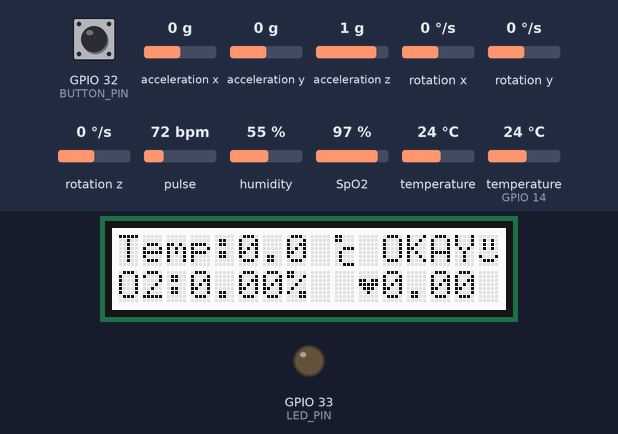
This sketch was run on a simulated ESP32. On the bench: 16×2 character LCD, output pins drawn as LEDs (lit = HIGH). The inputs (shaded band) are chosen by the test bench; at power-on: GPIO 32 (BUTTON_PIN) LOW, acceleration z 1 g, temperature (sensor on GPIO 14) 24 °C, pulse 72 bpm, acceleration x 0 g, acceleration y 0 g, rotation x 0 °/s, rotation y 0 °/s, rotation z 0 °/s, humidity 55 %, SpO2 97 %, temperature 24 °C. WiFi joins after 1.5 s; servers stay silent unless stated; what the sketch prints to the serial monitor is not drawn.

Above: at 4.7 s.
4.8 s: GPIO 32 (BUTTON_PIN) pulled HIGH for 0.15 s
At 5.6 s:
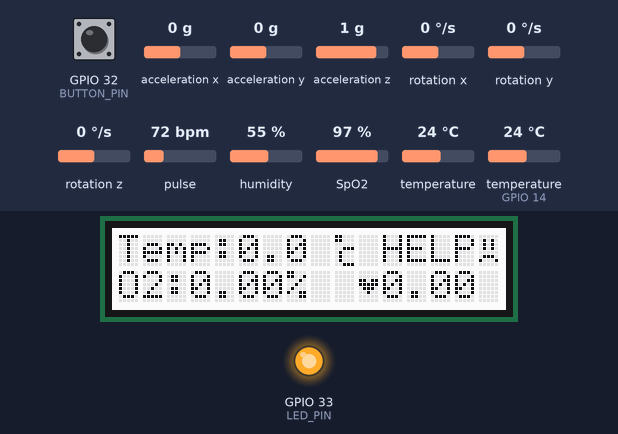
7.4 s: acceleration z set to 0.2 g
18.3 s: acceleration z set to -0.1 g
At 18.8 s:
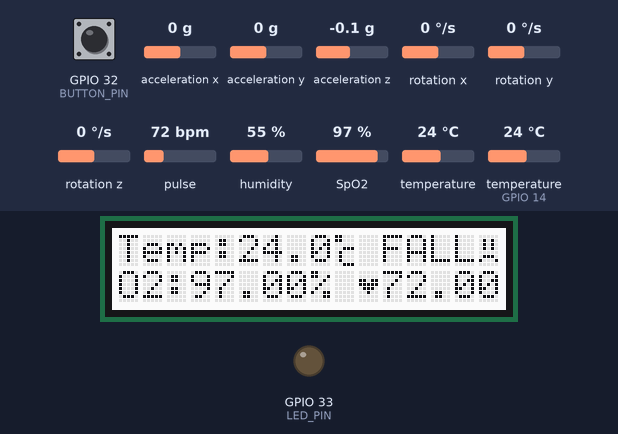
19.8 s: GPIO 32 (BUTTON_PIN) pulled HIGH for 1 s
At 22.6 s:
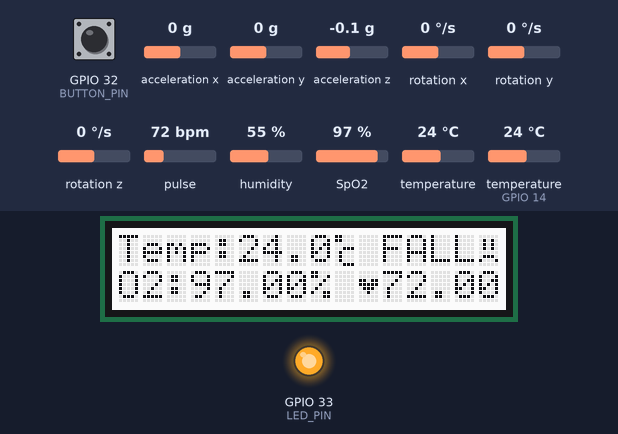
24.3 s: temperature (sensor on GPIO 14) set to 12 °C
At 26.3 s:
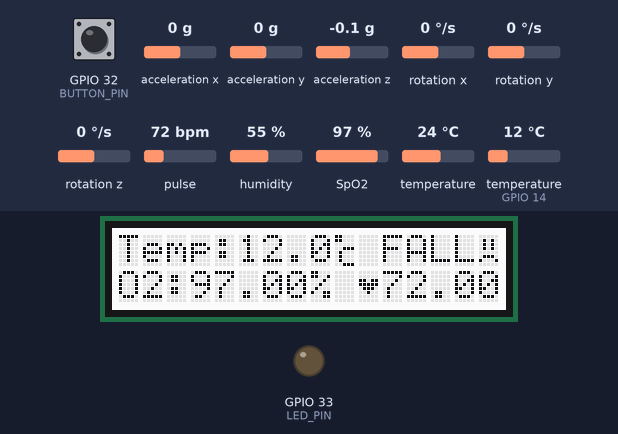
27.5 s: pulse set to 42 bpm
At 29.6 s:
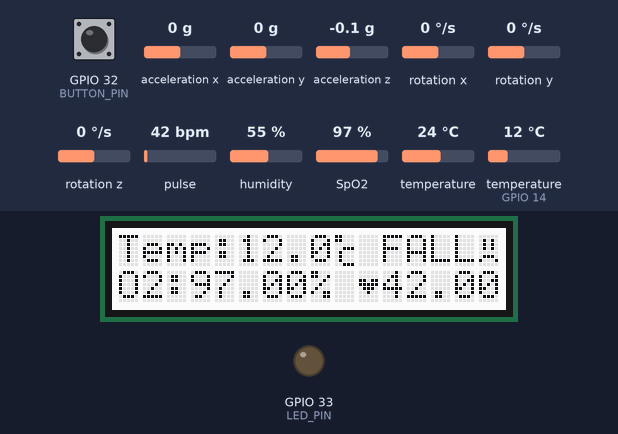
Timing chart, 0 to 30.6 s (numbered marks = the images above; inputs shaded):
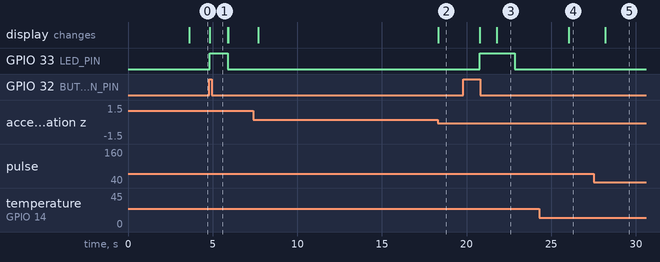

Measured:
- the behaviour switches between 0.1 and 0 g on acceleration z (found by bisection; images 1 and 2)
- after the input at 4.8 s, GPIO 33 (LED_PIN): LOW → HIGH at once, → LOW 1.1 s later; the display: changes at once (image 1)
- after the input at 18.3 s, the display: changes at once (image 2)
- after the input at 19.8 s, GPIO 33 (LED_PIN): LOW → HIGH after 0.97 s, → LOW 2.1 s later; the display: first changes after 0.97 s (image 3 shows a later state)
- after the input at 24.3 s, the display: changes after 1.8 s (image 4)
- after the input at 27.5 s, the display: changes after 0.70 s (image 5)

The sketch:

NoMessages.ino
```cpp
#include <Arduino.h>
#include "DHT_Async.h"
#include <Wire.h>
#include "MAX30100_PulseOximeter.h"
#include <WiFi.h>
#include <WiFiClient.h>
#include <WebServer.h>
#include <ESPmDNS.h>
#include "homepage.h"

#include <Adafruit_MPU6050.h>
#include <Adafruit_Sensor.h>

#include "rgb_lcd.h"
#include "secrets.h"
#include "ThingSpeak.h"                       // always include thingspeak header file after other header files and custom macros
#define REPORTING_PERIOD_MS_THINGSPEAK 20000  // report to ThingSpeak every 20s
rgb_lcd lcd;
Adafruit_MPU6050 mpu;

const char* ssid = "B535_B23D";        //B535_B23D
const char* password = "TgdN3d4BGYb";  //TgdN3d4BGYb
int keyIndex = 0;                      // your network key Index number (needed only for WEP)

uint32_t tsLastReportThingSpeak = 0;  //4 byte unsigned int to to time ThingSpeak 20s
WiFiClient client;

unsigned long myChannelNumber = 2412150;
const char* myWriteAPIKey = "TPCO2IHJINGH3880";

String myStatus = "";

WebServer server(80);

/* Uncomment according to your sensortype. */
#define DHT_SENSOR_TYPE DHT_TYPE_11
//#define DHT_SENSOR_TYPE DHT_TYPE_21
//#define DHT_SENSOR_TYPE DHT_TYPE_22

static const int DHT_SENSOR_PIN = 14;
DHT_Async dht_sensor(DHT_SENSOR_PIN, DHT_SENSOR_TYPE);

#define REPORTING_PERIOD_MS 1000
float temperature;
float humidity;
float beat;
float O2;
// PulseOximeter is the higher level interface to the sensor
// it offers:
//  * beat detection reporting
//  * heart rate calculation
//  * SpO2 (oxidation level) calculation
PulseOximeter pox;

const int BUTTON_PIN = 32;
const int LED_PIN = 33;

int buttonState = 0;
bool ledState = LOW;

byte heart[] = {
  B00000,
  B00000,
  B11011,
  B11111,
  B01110,
  B00100,
  B00000,
  B00000
};
byte degree[] = {
  B11000,
  B11000,
  B00000,
  B00111,
  B01000,
  B01000,
  B01000,
  B00111
};
byte happy[] = {
  B00000,
  B01010,
  B01010,
  B01010,
  B00000,
  B10001,
  B01110,
  B00000
};
byte sad[] = {
  B00000,
  B01010,
  B01010,
  B01010,
  B00000,
  B01110,
  B10001,
  B00000
};

uint32_t tsLastReport = 0;

String getAlert() {

  buttonState = digitalRead(BUTTON_PIN);

  if (buttonState == HIGH) {
    return String("PRESSED!");
  } else {
    return String("not pressed");
  }
}

String fallDetection() {
  sensors_event_t a, g, temp;
  mpu.getEvent(&a, &g, &temp);
  if (a.acceleration.z < 0.6 && g.gyro.z < 45) {
    return String("FALL DETECTED!");
  } else {
    return String("NO FALL DETECTED");
  }
}

void handleRoot() {

  String message = homePagePart1 + temperature + homePagePart2 + humidity + homePagePart3a + beat + homePagePart3 + O2 + homePagePart4 + getAlert() + homePagePart5 + fallDetection() + homePagePart6; /*+ s + homePagePart6; */


  server.send(200, "text/html", message);
}
void handleNotFound() {

  String message = "File Not Found\n\n";
  message += "URI: ";
  message += server.uri();
  message += "\nMethod: ";
  message += (server.method() == HTTP_GET) ? "GET" : "POST";
  message += "\nArguments: ";
  message += server.args();
  message += "\n";
  for (uint8_t i = 0; i < server.args(); i++) {
    message += " " + server.argName(i) + ": " + server.arg(i) + "\n";
  }
  server.send(404, "text/plain", message);
}
// Callback (registered below) fired when a pulse is detected
void onBeatDetected() {
  Serial.println("Beat!");
}

void setup() {
  Serial.begin(115200);

  pinMode(BUTTON_PIN, INPUT);
  pinMode(LED_PIN, OUTPUT);
  buttonState = digitalRead(BUTTON_PIN);

  lcd.begin(16, 2);
  lcd.clear();
  WiFi.mode(WIFI_STA);
  ThingSpeak.begin(client);  // Initialize ThingSpeak


  delay(2000);
  WiFi.mode(WIFI_STA);
  WiFi.begin(ssid, password);
  Serial.println("");

  // Wait for connection
  while (WiFi.status() != WL_CONNECTED) {
    delay(500);
    Serial.print(".");
  }
  Serial.println("");
  Serial.print("Connected to ");
  Serial.println(ssid);
  Serial.print("IP address: ");
  Serial.println(WiFi.localIP());

  if (MDNS.begin("esp32")) {
    Serial.println("MDNS responder started");
  }
  server.on("/", handleRoot);
  server.on("/inline", []() {
    server.send(200, "text/plain", "this works as well");
  });
  server.onNotFound(handleNotFound);

  server.begin();
  Serial.println("HTTP server started");

  // The default current for the IR LED is 50mA and it could be changed
  //   by uncommenting the following line. Check MAX30100_Registers.h for all the
  //   available options.
  // pox.setIRLedCurrent(MAX30100_LED_CURR_7_6MA);

  // Register a callback for the beat detection
  Serial.print("Initializing pulse oximeter..");

  // Initialize the PulseOximeter instance
  // Failures are generally due to an improper I2C wiring, missing power supply
  // or wrong target chip
  if (!pox.begin()) {
    Serial.println("FAILED");
    for (;;)
      ;
  } else {
    Serial.println("SUCCESS");
  }
  pox.setOnBeatDetectedCallback(onBeatDetected);
  /* pox.update();

  // Asynchronously dump heart rate and oxidation levels to the serial
  // For both, a value of 0 means "invalid"
  if (millis() - tsLastReport > REPORTING_PERIOD_MS) {
    Serial.print("Heart rate:");
    beat = pox.getHeartRate();
    Serial.print(beat);
    Serial.print("bpm / SpO2:");
    Serial.print(pox.getSpO2());
    Serial.println("%");

    tsLastReport = millis();
  }

  /* Measure temperature and humidity.  If the functions returns
       true, then a measurement is available.
  if (measure_environment(&temperature, &humidity)) {
    Serial.print("T = ");
    Serial.print(temperature, 1);
    Serial.print(" deg. C, H = ");
    Serial.print(humidity, 1);
    Serial.println("%");
  }
  delay(4000);*/
}

/*
 * Poll for a measurement, keeping the state machine alive.  Returns
 * true if a measurement is available.
 */
static bool measure_environment(float* temperature, float* humidity) {
  static unsigned long measurement_timestamp = millis();

  /* Measure once every four seconds. */
  if (millis() - measurement_timestamp > 4000ul) {
    if (dht_sensor.measure(temperature, humidity)) {
      measurement_timestamp = millis();
      return (true);
    }
  }

  return (false);
}
/*
 * Main program loop.
 */
void loop() {

  // Make sure to call update as fast as possible
  server.handleClient();

  sensors_event_t a, g, temp;
  mpu.getEvent(&a, &g, &temp);
  //Serial.println(a.acceleration.z + g.gyro.z);

  if (digitalRead(BUTTON_PIN) == HIGH) {
    buttonState = digitalRead(BUTTON_PIN);

    lcd.createChar(2, sad);
    lcd.setCursor(11, 0);
    lcd.print("HELP");
    lcd.setCursor(15, 0);
    lcd.print((char)2);

    digitalWrite(LED_PIN, HIGH);
    delay(1000);
  } else {

    lcd.createChar(3, happy);
    lcd.setCursor(10, 0);
    lcd.print(" OKAY");
    lcd.setCursor(15, 0);
    lcd.print((char)3);
    digitalWrite(LED_PIN, LOW);
  }

  if (a.acceleration.z < 0.6 && g.gyro.z < 45) {

    lcd.createChar(2, sad);
    lcd.setCursor(11, 0);
    lcd.print("FALL");
    lcd.setCursor(15, 0);
    lcd.print((char)2);
    Serial.println("fall");
    delay(1000);
  }
  pox.update();


  // Asynchronously dump heart rate and oxidation levels to the serial
  // For both, a value of 0 means "invalid"
  if (millis() - tsLastReport > REPORTING_PERIOD_MS) {
    //  Serial.print("Heart rate:");
    beat = pox.getHeartRate();
    O2 = pox.getSpO2();
    Serial.print(beat);
    Serial.print("bpm / SpO2:");
    Serial.print(O2);
    Serial.println("%");

    tsLastReport = millis();
  }
  lcd.setCursor(10, 1);
  lcd.print(":" + String(beat));
  lcd.createChar(0, heart);
  lcd.setCursor(10, 1);
  lcd.print((char)0);

  lcd.setCursor(0, 0);
  lcd.print("Temp:" + String(temperature, 1));
  lcd.createChar(1, degree);

  lcd.setCursor(9, 0);
  lcd.print((char)1);
  lcd.setCursor(0, 1);
  lcd.print("O2:" + String(O2) + "%");

  /* Measure temperature and humidity.  If the functions returns
       true, then a measurement is available. */
  if (measure_environment(&temperature, &humidity)) {
    Serial.print("T = ");
    Serial.print(temperature, 1);
    Serial.print(" deg. C, H = ");
    Serial.print(humidity, 1);
    Serial.println("%");
  }

  ThingSpeak.setField(1, humidity);
  ThingSpeak.setField(2, temperature);
  ThingSpeak.setField(3, beat);
  ThingSpeak.setField(4, O2);

  if (millis() - tsLastReportThingSpeak > REPORTING_PERIOD_MS_THINGSPEAK) {
    // figure out the status message
    if (temperature > 37) {
      myStatus = String("Body temperature is too high.");
    } else if (temperature < 35) {
      myStatus = String("Body temperature is too low.");
    } else {
      myStatus = String("Body temperature is fine.");
    }
    // set the status
    ThingSpeak.setStatus(myStatus);
    //pox.update();
    // write to the ThingSpeak channel
    int x = ThingSpeak.writeFields(myChannelNumber, myWriteAPIKey);
    if (x == 200) {
      Serial.println("Channel update successful.");
    } else {
      Serial.println("Problem updating channel. HTTP error code " + String(x));
    }


    tsLastReportThingSpeak = millis();  //update the time stamp
    if (!pox.begin()) {
      Serial.println("FAILED");
      for (;;)
        ;
    } else {
      Serial.println("SUCCESS");
    }
    pox.setOnBeatDetectedCallback(onBeatDetected);
    pox.update();

    //delay(20000); // Wait 20 seconds to update the channel again
  }
}
```

homepage.h
```cpp
// To create literal strings stored in flash memory enclose your HTML code between
// F(R"=====( HTML code here )=====");
// If you have 1 reading then you probably have 2 literal strings
// If you have 2 readings then you probably have 3 literal strings etc.

String homePagePart1 = F(R"=====(<!DOCTYPE html>
<html lang="en" > <!-- Needed for Screenreaders !-->
<head>
<!-- UTF-8 character set covers most characters in the world -->
  <meta charset="utf-8">
  <!-- Make page respond to screen size !-->
  <meta name="viewport" content="width=device-width, initial-scale=1, viewport-fit=cover">

<!--Include a Title. Used by Search Engines -->
<title> Real-Time Health Monitoring and Emergency Alert System </title>
<link rel="icon" type="image/x-icon" href="https://github.com/Nokuvimba/SecondYearProject/blob/main/logo.jpg?raw=true">

<style>

   <!--choose good contrast between background and foreground colours -->
   body {
	background-color: DodgerBlue;
	}
	.flex-Container{
        display: flex;
        flex-direction: column;
        background-color: lightpink;


      }

      .row{
        background-color: lightpink;
        display: flex;
        flex-direction: row;
        justify-content: space-between;
        margin-top: 20px;

      }
    .graph-section1,.graph-section2{

        flex-direction: column;
        margin:5px;
    }
    .part1, .part2{
        flex:1;
    }
   .center{
    text-align: center;
   }
    h1{
    display: flex;
    font: bold;
    font-size: 40px;
    font-family: Arial;
    color: navy;
	text-align: center;
  }

  p{
    font-size: 25px;
    font-family: Arial;
    color: navy;
	text-align: center;
   }
  th, td {
    font-size: 25px;
    padding: 8px;
    text-align: left;
    border: 1px solid navy;

    color: navy;
}

 .table-container {
        margin: auto; /* Center the table */
        width: 75%; /* Set the width to 75% of the viewport */
    }

        table {
        width: 100%; /* Set table width to 100% */
    }


</style>

</head>
	<body>
		<div class="flex-Container">
		 <h1> <img src="https://github.com/Nokuvimba/SecondYearProject/blob/main/logo.jpg?raw=true" width="80" height="80">Real-Time Health Monitoring and Emergency Alert System <img src="https://github.com/Nokuvimba/SecondYearProject/blob/main/logo.jpg?raw=true" width="80" height="80"></h1>

		 <p><u>The following is the health status of a patient A</u></p>
        <div class="row">

            <div class="part1">
                <p><u>patients graphs</u></p>
                <div class ="graph-section1">
                   <iframe width="450" height="260" style="border: 1px solid #cccccc;" src="https://thingspeak.com/channels/2412150/charts/1?bgcolor=%23ffffff&color=%23d62020&dynamic=true&results=60&title=Humidity&type=line&xaxis=date&yaxis=Humidity"></iframe>
                  <iframe width="450" height="260" style="border: 1px solid #cccccc;" src="https://thingspeak.com/channels/2412150/charts/2?bgcolor=%23ffffff&color=%23d62020&dynamic=true&max=100&min=0&results=60&title=Temperature&type=line&xaxis=time&yaxismax=50&yaxismin=0"></iframe>
                </div>
                <div class ="graph-section2">
               <iframe width="450" height="260" style="border: 1px solid #cccccc;" src="https://thingspeak.com/channels/2412150/charts/3?bgcolor=%23ffffff&color=%23d62020&dynamic=true&max=150&min=0&results=60&title=HeartRate&type=line&xaxis=time&yaxis=Beats+per+minute%28bpm%29&yaxismax=150&yaxismin=0"></iframe>
               <iframe width="450" height="260" style="border: 1px solid #cccccc;" src="https://thingspeak.com/channels/2412150/charts/4?bgcolor=%23ffffff&color=%23d62020&dynamic=true&max=100&min=0&results=60&title=OxygenLevels&type=line&xaxis=time&yaxis=%25&yaxismax=100&yaxismin=0"></iframe>
                </div>
            </div>
            <div class="part2">
              <p><u>Live video of the patient</u></p>
              <iframe width="450" height="1040" src="http://192.168.8.126/" frameborder="0" allowfullscreen></iframe>

            </div>
         </div>
         <br>
         <p class="center">Sensor table </p>
             <div class="table-container">
		 <table>
        <tr>
          <th>Sensor</th>
          <th>Value</th>
          <th>Unit</th>
        </tr>
        <tr>
          <td>Temperature</td>
          <td> )=====");
String homePagePart2 = F(R"=====(</td>
         <td>Degree Celsius</td>
        </tr>
        <tr>
        <td>Humidity</td>
        <td> )=====");
String homePagePart3a = F(R"=====(</td>
     <td>%</td>
        </tr>
        <tr>
        <td>Oxygen levels</td>
        <td> )=====");
String homePagePart3 = F(R"=====(</td>
     <td>%</td>
        </tr>
        <tr>
        <td>Heartrate</td>
        <td> )=====");
String homePagePart4 = F(R"=====(</td>
        <td>bpm / SpO2</td>
        </tr>
        <tr>
        <td>Emergency Button:</td>
        <td> )=====");
String homePagePart5 = F(R"=====(</td>
        <tr>
        <td>fall detection:</td>
        <td> )=====");
        String homePagePart5a = F(R"=====(</td>
        <tr>
        <td>location:</td>
        <td> )=====");
String homePagePart6 = F(R"=====(</td>
        <td></td>
        </tr>
      </table>
      </div>
       </div>
        </body>
      </html>

		)=====");
```

secrets.h
```cpp
// Use this file to store all of the private credentials
// and connection details

#define SECRET_SSID "B535_B23D"		// replace MySSID with your WiFi network name
#define SECRET_PASS "TgdN3d4BGYb"	// replace MyPassword with your WiFi password

#define SECRET_CH_ID 2412150			// replace 0000000 with your channel number
#define SECRET_WRITE_APIKEY "TPCO2IHJINGH3880"   // replace XYZ with your channel write API Key
```
